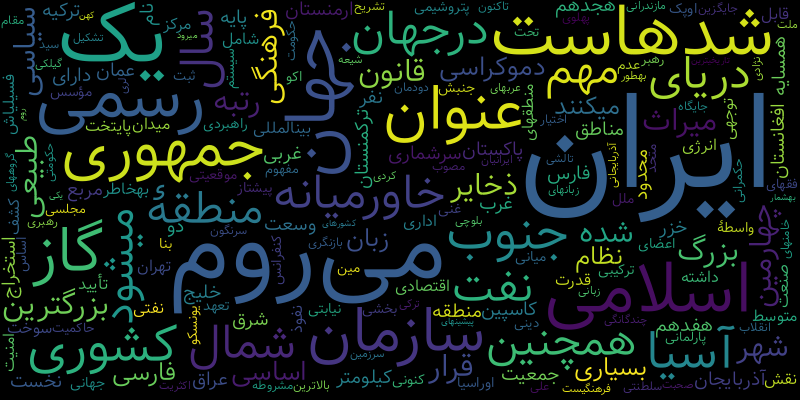

Write the Python code that produced this figure.
from WordCloudFa import WordCloudFa

wodcloud = WordCloudFa(persian_normalize=True)
text = ""
with open('persian-example.txt', 'r') as file:
    text = file.read()
wc = wodcloud.generate(text)
image = wc.to_image()
image.show()
image.save('persian-example.png')